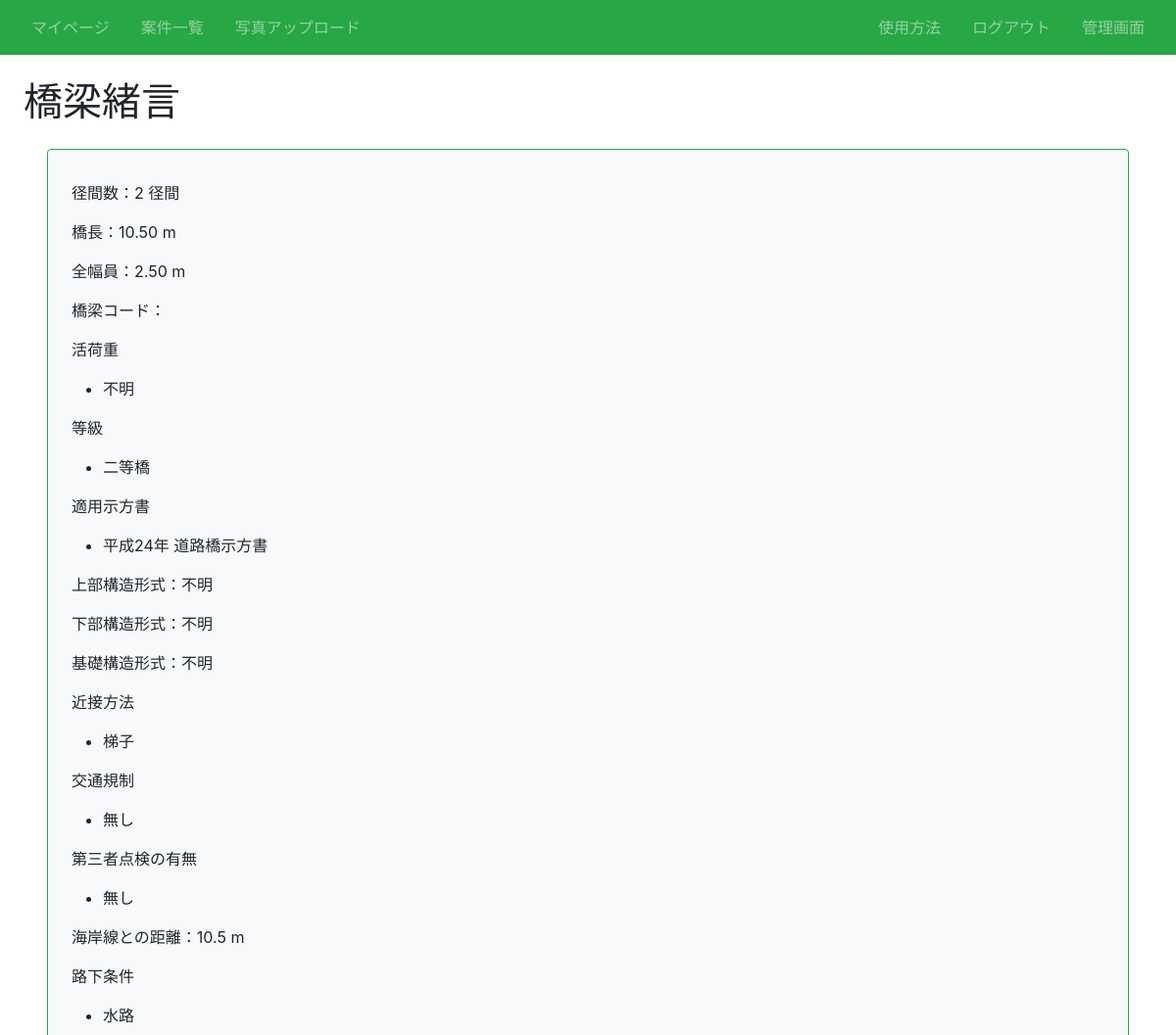
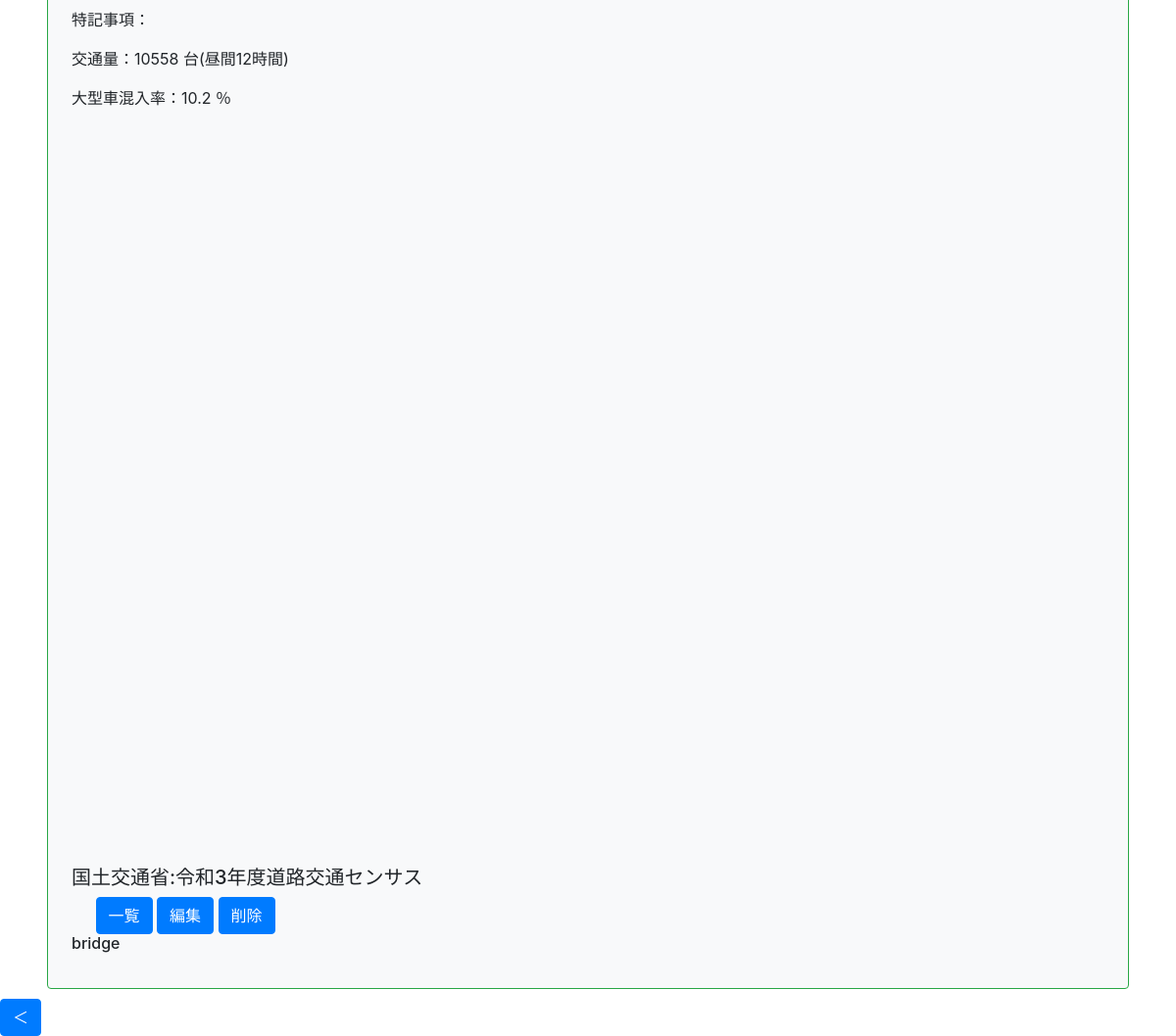
/article/1/infra/1/detail/ (signed in), run on the app's committed database (2 pictures, top to bottom).
### infra/models.py (models this page shows, shortened)
class Infra(models.Model):
    title = models.CharField(max_length=100)# 橋名
    径間数 = models.IntegerField()# 径間数
    橋長 = models.DecimalField(max_digits=10, decimal_places=2)# 橋長(最大桁数10桁、小数点以下2桁)
    全幅員 = models.DecimalField(max_digits=10, decimal_places=2)# 全幅員(最大桁数10桁、小数点以下2桁)
    路線名 = models.CharField(max_length=200)# 路線名
    latitude = models.CharField(max_length=50, blank=True)# 起点側緯度
    longitude = models.CharField(max_length=50, blank=True)# 起点側経度
    end_latitude = models.CharField(max_length=50, blank=True)# 終点側緯度
    end_longitude = models.CharField(max_length=50, blank=True)# 終点側経度
    橋梁コード = models.CharField(max_length=50, blank=True)# 橋梁コード
    活荷重 = models.ManyToManyField(LoadWeight)# 活荷重
    等級 = models.ManyToManyField(LoadGrade)# 等級
    適用示方書 = models.ManyToManyField(Rulebook)# 適用示方書
    上部構造形式 = models.CharField(max_length=100)# 上部構造形式
    下部構造形式 = models.CharField(max_length=100)# 下部構造形式
    基礎構造形式 = models.CharField(max_length=100)# 基礎構造形式
    近接方法 = models.ManyToManyField(Approach)# 近接方法
    交通規制 = models.ManyToManyField(Regulation)# 交通規制
    第三者点検 = models.ManyToManyField(Thirdparty)# 第三者点検の有無
    海岸線との距離 = models.CharField(max_length=100)# 海岸線の距離
    路下条件 = models.ManyToManyField(UnderCondition)# 路下条件
    特記事項 = models.CharField(max_length=100, blank=True)# 特記事項
    カテゴリー = models.CharField(max_length=100, choices = CATEGORY)# カテゴリー
    交通量 = models.CharField(max_length=10, blank=True)# 12時間交通量
    大型車混入率 = models.CharField(max_length=10, blank=True)# 大型車混入率
    article = models.ForeignKey(Article, on_delete=models.CASCADE)

class LoadWeight(models.Model):
    活荷重 = models.CharField(max_length=50, choices=活荷重_CHOICES)

class LoadGrade(models.Model):
    等級 = models.CharField(max_length=50, choices=等級_CHOICES)

class Rulebook(models.Model):
    適用示方書 = models.CharField(max_length=100, choices=適用示方書_CHOICES)

class Approach(models.Model):
    近接方法 = models.CharField(max_length=50,choices=近接方法_CHOICES)

class Regulation(models.Model):
    交通規制 = models.CharField(max_length=50, choices=交通規制_CHOICES)

class Thirdparty(models.Model):
    第三者点検 = models.CharField(max_length=50, choices=第三者点検_CHOICES)

class UnderCondition(models.Model):
    路下条件 = models.CharField(max_length=50, choices=路下条件_CHOICES)

### infra/views.py (the view)
# urls.py: path('article/<int:article_pk>/infra/<int:pk>/detail/', views.DetailInfraView.as_view(), name='detail-infra'),# 橋梁データの一覧
class DetailInfraView(LoginRequiredMixin, DetailView):
    template_name = 'infra/infra_detail.html'
    model = Infra
    def get_context_data(self, **kwargs):
        kwargs["article_id"] = self.kwargs["article_pk"]
        return super().get_context_data(**kwargs)

### infra/templates/infra/infra_detail.html (shortened to what this page needs)
{% extends "base.html" %}
{% block h1 %}橋梁緒言{% endblock %}
{% block content %}
  <div class="p-4 m-4 bg-light border border-success rounded">
    <p>径間数：{{ object.径間数 }} 径間</p>
    <p>橋長：{{ object.橋長 }} m</p>
    <p>全幅員：{{ object.全幅員 }} m</p>
    <p>橋梁コード：{{ object.橋梁コード }}</p>
    <p>活荷重</p>
    <ul>
        {% for loadWeight in object.活荷重.all %}
        <li>{{ loadWeight.活荷重 }}</li>
        {% endfor %}
    </ul>
    <p>等級</p>
    <ul>
        {% for loadGrade in object.等級.all %}
        <li>{{ loadGrade.等級 }}</li>
        {% endfor %}
    </ul>
    <p>適用示方書</p>
    <ul>
        {% for rulebook in object.適用示方書.all %}
        <li>{{ rulebook.適用示方書 }}</li>
        {% endfor %}
    </ul>
    <p>上部構造形式：{{ object.上部構造形式 }}</p>
    <p>下部構造形式：{{ object.下部構造形式 }}</p>
    <p>基礎構造形式：{{ object.基礎構造形式 }}</p>
    <p>近接方法</p>
    <ul>
        {% for approach in object.近接方法.all %}
        <li>{{ approach.近接方法 }}</li>
        {% endfor %}
    </ul>
    <p>交通規制</p>
    <ul>
        {% for regulation in object.交通規制.all %}
        <li>{{ regulation.交通規制 }}</li>
        {% endfor %}
    </ul>
    <p>第三者点検の有無</p>
    <ul>
        {% for thirdparty in object.第三者点検.all %}
        <li>{{ thirdparty.第三者点検 }}</li>
        {% endfor %}
    </ul>
    <p>海岸線との距離：{{ object.海岸線との距離 }} m</p>
    <p>路下条件</p>
    <ul>
        {% for undercondition in object.路下条件.all %}
        <li>{{ undercondition.路下条件 }}</li>
        {% endfor %}
    </ul>
    <p>特記事項：{{ object.特記事項 }}</p>
    <p>交通量：{{ object.交通量 }} 台(昼間12時間)</p>
    <p>大型車混入率：{{ object.大型車混入率 }} ％</p>
    <div id="map" style="height: 400px; width: 100%;"></div>
    <div class="map-container">
      <iframe id="mapFrame" src="https://www.mlit.go.jp/road/ir/ir-data/census_visualizationR3/webmap.html#13/${lat}/${lng}" width="1110" height="350"></iframe>
    </div>
      <h5>国土交通省:令和3年度道路交通センサス</h5>
    <a href="{% url 'list-infra' object.article.pk %}" class="btn btn-primary">一覧</a>
    <a href="{% url 'update-infra' object.article.pk object.pk %}" class="btn btn-primary">編集</a>
    <a href="{% url 'delete-infra' object.article.pk object.pk %}" class="btn btn-primary">削除</a>
    <h6 class="card-title">{{ object.カテゴリー }}</h6>
  </div>
{% endblock content %}

### infra/static/infra/css/style.css (style rules this page uses)
a { text-decoration: none; }
.map-container, .form-container { display: inline-block; vertical-align: top; }

### data on the page
Infra: 径間数 "2", 橋長 "10.50", 全幅員 "2.50", 上部構造形式 "不明", 下部構造形式 "不明", 基礎構造形式 "不明", 海岸線との距離 "10.5", 交通量 "10558", 大型車混入率 "10.2", カテゴリー "bridge"
LoadWeight: 活荷重 "不明"
LoadGrade: 等級 "二等橋"
Rulebook: 適用示方書 "平成24年 道路橋示方書"
Approach: 近接方法 "梯子"
Regulation: 交通規制 "無し"
Thirdparty: 第三者点検 "無し"
UnderCondition: 路下条件 "水路"
